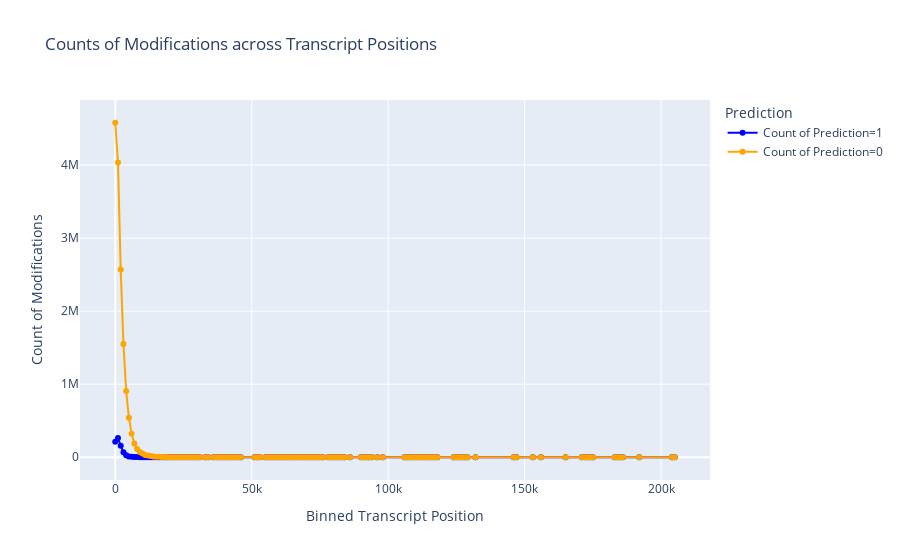

The code cell stored with this chart in its notebook:
### Markdown cell above
### Modification Proportions across the RNA Sequence

3 main distinct positions with the modifications

1) 0 - 30k
2) 50 - 70k
3) 90 - 100k

### Code cell
def calculate_prediction_counts(df, bin_size=1000, position_range=(0, 3000000)):
    # Filter to the specified transcript_position range
    df = df.filter((pl.col("transcript_position") >= position_range[0]) & (pl.col("transcript_position") <= position_range[1]))

    df = df.with_columns(((pl.col("transcript_position") // bin_size) * bin_size).alias("binned_position"))

    # Calculate the counts of prediction == 1 and prediction == 0
    count_df = (
        df.group_by("binned_position")
        .agg([
            (pl.col("prediction") == 1).sum().alias("count_prediction_1"),  # Count of prediction == 1
            (pl.col("prediction") == 0).sum().alias("count_prediction_0")   # Count of prediction == 0
        ])
        .sort("binned_position")
    )

    return count_df

def plot_prediction_counts(count_df):
    fig = go.Figure()

    fig.add_trace(go.Scatter(
        x=count_df["binned_position"],
        y=count_df["count_prediction_1"],
        mode="lines+markers",
        name="Count of Prediction=1",
        line=dict(color="blue")
    ))

    fig.add_trace(go.Scatter(
        x=count_df["binned_position"],
        y=count_df["count_prediction_0"],
        mode="lines+markers",
        name="Count of Prediction=0",
        line=dict(color="orange")
    ))

    fig.update_layout(
        title="Counts of Modifications across Transcript Positions",
        xaxis_title="Binned Transcript Position",
        yaxis_title="Count of Modifications",
        legend_title="Prediction",
    )

    fig.show()

count_df = calculate_prediction_counts(combined_df)
plot_prediction_counts(count_df)

### Figure 1 — Plotly figure (JSON) as saved in the notebook; plotly's stock layout.template omitted (floating-point values rounded to 4 significant figures)
{"data": [{"line": {"color": "blue"}, "mode": "lines+markers", "name": "Count of Prediction=1", "type": "scatter", "x": [0, 1000, 2000, 3000, 4000, 5000, 6000, 7000, 8000, 9000, 10000, 11000, 12000, 13000, 14000, 15000, 16000, 17000, 18000, 19000, 20000, 21000, 22000, 23000, 24000, 25000, 26000, 27000, 28000, 29000, 30000, 31000, 33000, 34000, 36000, 37000, 38000, 39000, 40000, 41000, 42000, 43000, 44000, 45000, 46000, 51000, 52000, 53000, 55000, 56000, 57000, 58000, 59000, 60000, 61000, 62000, 63000, 64000, 65000, 66000, 67000, 68000, 69000, 70000, 71000, 72000, 73000, 74000, 75000, 76000, 78000, 79000, 80000, 81000, 82000, 83000, 84000, 86000, 90000, 91000, 92000, 93000, 94000, 96000, 98000, 106000, 107000, 108000, 109000, 110000, 111000, 112000, 113000, 114000, 115000, 116000, 117000, 118000, 124000, 125000, 126000, 127000, 128000, 129000, 132000, 146000, 147000, 153000, 156000, 165000, 171000, 172000, 173000, 174000, 175000, 183000, 184000, 185000, 186000, 192000, 204000, 205000], "y": [212272, 263305, 158596, 68268, 27435, 11909, 5955, 3057, 1815, 1132, 838, 405, 300, 317, 228, 156, 134, 96, 16, 10, 8, 8, 12, 10, 4, 4, 11, 8, 0, 0, 0, 0, 0, 0, 0, 2, 0, 1, 0, 0, 0, 0, 0, 0, 0, 0, 0, 0, 0, 0, 2, 5, 0, 4, 1, 3, 3, 11, 13, 0, 0, 0, 0, 0, 0, 0, 0, 0, 0, 0, 0, 0, 0, 1, 2, 0, 0, 0, 0, 0, 5, 17, 4, 0, 0, 0, 0, 0, 0, 1, 0, 0, 0, 0, 0, 0, 1, 1, 0, 0, 0, 0, 0, 0, 0, 0, 0, 0, 0, 0, 0, 0, 0, 0, 0, 0, 0, 0, 0, 0, 0, 0]}, {"line": {"color": "orange"}, "mode": "lines+markers", "name": "Count of Prediction=0", "type": "scatter", "x": [0, 1000, 2000, 3000, 4000, 5000, 6000, 7000, 8000, 9000, 10000, 11000, 12000, 13000, 14000, 15000, 16000, 17000, 18000, 19000, 20000, 21000, 22000, 23000, 24000, 25000, 26000, 27000, 28000, 29000, 30000, 31000, 33000, 34000, 36000, 37000, 38000, 39000, 40000, 41000, 42000, 43000, 44000, 45000, 46000, 51000, 52000, 53000, 55000, 56000, 57000, 58000, 59000, 60000, 61000, 62000, 63000, 64000, 65000, 66000, 67000, 68000, 69000, 70000, 71000, 72000, 73000, 74000, 75000, 76000, 78000, 79000, 80000, 81000, 82000, 83000, 84000, 86000, 90000, 91000, 92000, 93000, 94000, 96000, 98000, 106000, 107000, 108000, 109000, 110000, 111000, 112000, 113000, 114000, 115000, 116000, 117000, 118000, 124000, 125000, 126000, 127000, 128000, 129000, 132000, 146000, 147000, 153000, 156000, 165000, 171000, 172000, 173000, 174000, 175000, 183000, 184000, 185000, 186000, 192000, 204000, 205000], "y": [4580266, 4034595, 2569593, 1552066, 908421, 540258, 322114, 189651, 113149, 73140, 50083, 31161, 22916, 16958, 11974, 7715, 5166, 3782, 2056, 1299, 1353, 1147, 1047, 1056, 553, 504, 543, 173, 10, 13, 33, 10, 19, 53, 66, 66, 53, 99, 95, 82, 119, 88, 3, 1, 1, 5, 6, 17, 11, 3, 81, 177, 16, 225, 191, 402, 321, 473, 317, 51, 5, 21, 36, 5, 25, 37, 52, 55, 17, 3, 6, 11, 7, 81, 64, 3, 1, 1, 17, 9, 112, 199, 37, 1, 5, 24, 15, 5, 18, 69, 6, 15, 19, 25, 59, 22, 64, 37, 3, 2, 1, 5, 11, 1, 3, 20, 10, 3, 1, 14, 4, 12, 17, 5, 4, 2, 6, 3, 4, 11, 1, 1]}], "layout": {"legend": {"title": {"text": "Prediction"}}, "title": {"text": "Counts of Modifications across Transcript Positions"}, "xaxis": {"title": {"text": "Binned Transcript Position"}}, "yaxis": {"title": {"text": "Count of Modifications"}}}}
